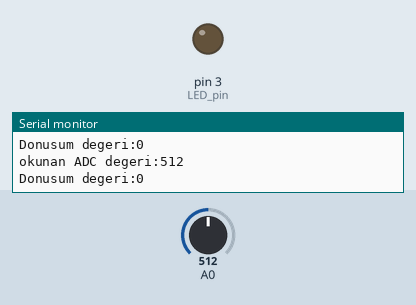
Simulated run of this sketch. Board: Arduino Uno, built with avr-gcc and run on an emulated ATmega328P. Parts: output pins drawn as LEDs (lit = HIGH), the last lines printed to the serial monitor. The test bench sets the inputs (shaded band); at power-on: A0 = 512.

Above: at 1.3 s.
1.4 s: A0 set to 122
At 2.6 s:
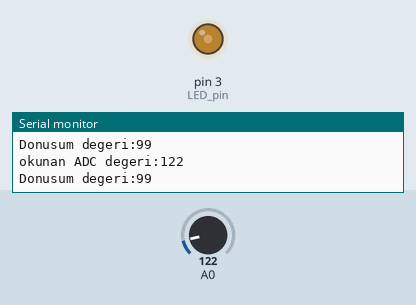
3.0 s: A0 set to 0
At 3.8 s:
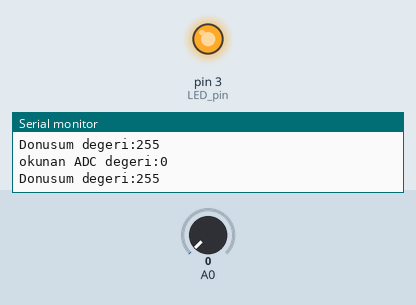
Timing chart, 0 to 6.0 s (numbered marks = the images above; inputs shaded):
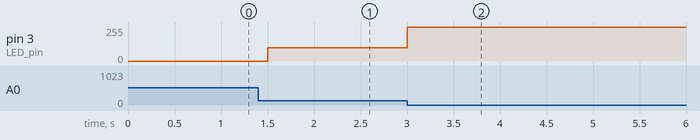

The sketch:

ornek16_LDR.ino
```cpp
#define LED_pin 3
int okunan_ADC=0;
//*********************************************
void setup() {
  // put your setup code here, to run once:
  Serial.begin(9600);
  pinMode(LED_pin, OUTPUT);
}

void loop() {
  // put your main code here, to run repeatedly:

  okunan_ADC=analogRead(A0);
  Serial.print("okunan ADC degeri:");
  Serial.println(okunan_ADC);
  int x=map(okunan_ADC,200,0,0,255);
  if(x<0)
    x=0;
  Serial.print("Donusum degeri:");
  Serial.println(x);
  analogWrite(LED_pin,x);
  delay(500);

}
```

Measured:
- after the input at 1.4 s, pin 3 (LED_pin): 0/255 → 99/255 after 0.10 s
- after the input at 3.0 s, pin 3 (LED_pin): 99/255 → 255/255 at once
